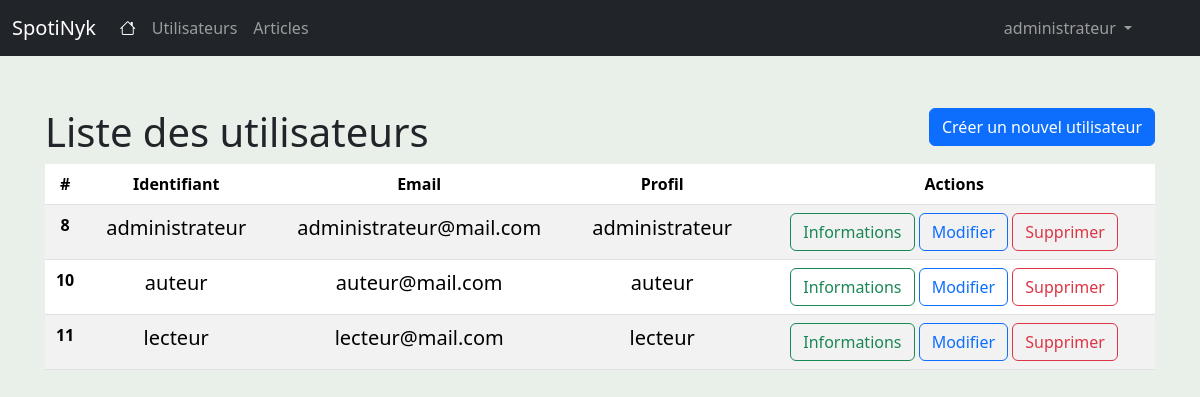
Screenshot of /admin/usagers (signed in) with the database file from the repository.
### app/models/tables.py (models this page shows, shortened)
class Usagers(db.Model):
    id = db.Column(db.Integer, primary_key=True)
    username = db.Column(db.String(80), unique=True, nullable=False)
    email = db.Column(db.String(120), unique=True, nullable=False)
    password = db.Column(db.String(100), nullable=False)
    profil_id = db.Column(db.Integer, db.ForeignKey('profils.id'), nullable=False)

### app/controllers/admin_controller.py (the view)
@login_required
def usagers():
    usagers = Usagers.query.all()
    return render_template('liste_usagers.html', usagers=usagers)

### app/ext/login.py (called while the page is built)
def init_app(app):
    lm.init_app(app)
    lm.login_view = 'default.login' #définir login_view : indiquer à Flask l'URL d'authentification des utilisateurs
    @lm.user_loader
    def load_usager(usager_id):
        return Usagers.query.get(usager_id)

### app/templates/liste_usagers.html (shortened to what this page needs)
{% extends "base.html" %}
{% block content %}
<div class="row">
    <div class="col">
        <h1 class="mt-5">Liste des utilisateurs</h1>
    </div>
    <div class="col text-end">
        <a class="btn btn-primary mt-5" href="{{url_for('admin.createUsager')}}"> Créer un nouvel utilisateur</a>
    </div>
</div>
<table class="table table-striped" style="text-align: center">
    <thead>
        <tr>
            <th scope="col">#</th>
            <th scope="col">Identifiant</th>
            <th scope="col">Email</th>
            <th scope="col">Profil</th>
            <th scope="col">Actions</th>
        </tr>
    </thead>
    <tbody>
        {% for usager in usagers %}
            <tr>
                <th scope="row">{{usager.id}}</th>
                <td class="lead">{{usager.username}}</td>
                <td class="lead">{{usager.email}}</td>
                <td class="lead">
                    {% if usager.profil_id == 1 %}
                        administrateur
                    {% elif usager.profil_id == 2 %}
                        auteur
                    {% else %}
                        lecteur
                    {% endif %}
                </td>
                <td>
                    <form action="{{ url_for('admin.destroyUsager', usager_id=usager.id) }}"
                          method="GET">
                        <a href="{{ url_for('admin.showUsager', usager_id=usager.id) }}"
                            class="btn btn-outline-success"
                            role="button">
                                Informations
                        </a>
                        <a href="{{ url_for('admin.updateUsager', usager_id=usager.id) }}"
                            class="btn btn-outline-primary"
                            role="button">
                                Modifier
                        </a>
                        <button type="submit" class="btn btn-outline-danger">Supprimer</button>
                    </form>
                </td>
            </tr>
        {% endfor %}
    </tbody>
</table>
{% endblock %}

### app/templates/base.html (shortened to what this page needs)
<!doctype html>
<html lang="en" class="h-100">
    <head>
        {% block head %}
                {% block styles %}
                    {{ bootstrap.load_css() }}
                    <link rel="stylesheet" href="https://cdn.jsdelivr.net/npm/bootstrap-icons@1.8.1/font/bootstrap-icons.css">
                {% endblock %}
        {% endblock %}
    </head>
    <body class="d-flex flex-column h-100" style="background-color: #e9efe9">
        <header>
            <nav class="navbar navbar-expand-md navbar-dark fixed-top bg-dark">
                <div class="container-fluid">
                    <a class="navbar-brand" href="{{url_for('default.index')}}">SpotiNyk</a>
                    <div class="collapse navbar-collapse" id="navbarCollapse">
                        <ul class="navbar-nav me-auto mb-2 mb-md-0">
                            <li class="nav-item">
                                <a class="nav-link active" aria-current="page" href="{{url_for('default.index')}}"> <i class="bi bi-house"></i></a>
                            </li>
                            {% if current_user.profil_id == 1 %}
                            <li class="nav-item">
                                <a class="nav-link" href="{{url_for('admin.usagers')}}">Utilisateurs</a>
                            </li>
                            <li class="nav-item">
                                <a class="nav-link" href="{{url_for('admin.articles')}}">Articles</a>
                            </li>
                            {%endif%}
                        </ul>
                        <ul class="navbar-nav mr-auto me-5 ms-2 mb-md-0">
                            {% if current_user.is_authenticated %}
                            <li class="nav-item dropdown">
                                <a class="nav-link dropdown-toggle" href="#" id="navbarDropdown" role="button" data-bs-toggle="dropdown" aria-expanded="false">
                                  {{current_user.username}}
                                </a>
                            </li>
                            {%endif%}
                        </ul>
                    </div>
                </div>
            </nav>
        </header>
        <main class="flex-shrink-0">
            <div class="container">
                {% block content %}{% endblock %}
            </div>
        </main>
    </body>
</html>

### app/templates/base.html (style rules this page uses)
main > .container { padding: 60px 15px 0; }

### rows the page displays
Usagers: username "administrateur", id "8", email "administrateur@mail.com"
Usagers: id "10", username "auteur", email "auteur@mail.com"
Usagers: id "11", username "lecteur", email "lecteur@mail.com"
